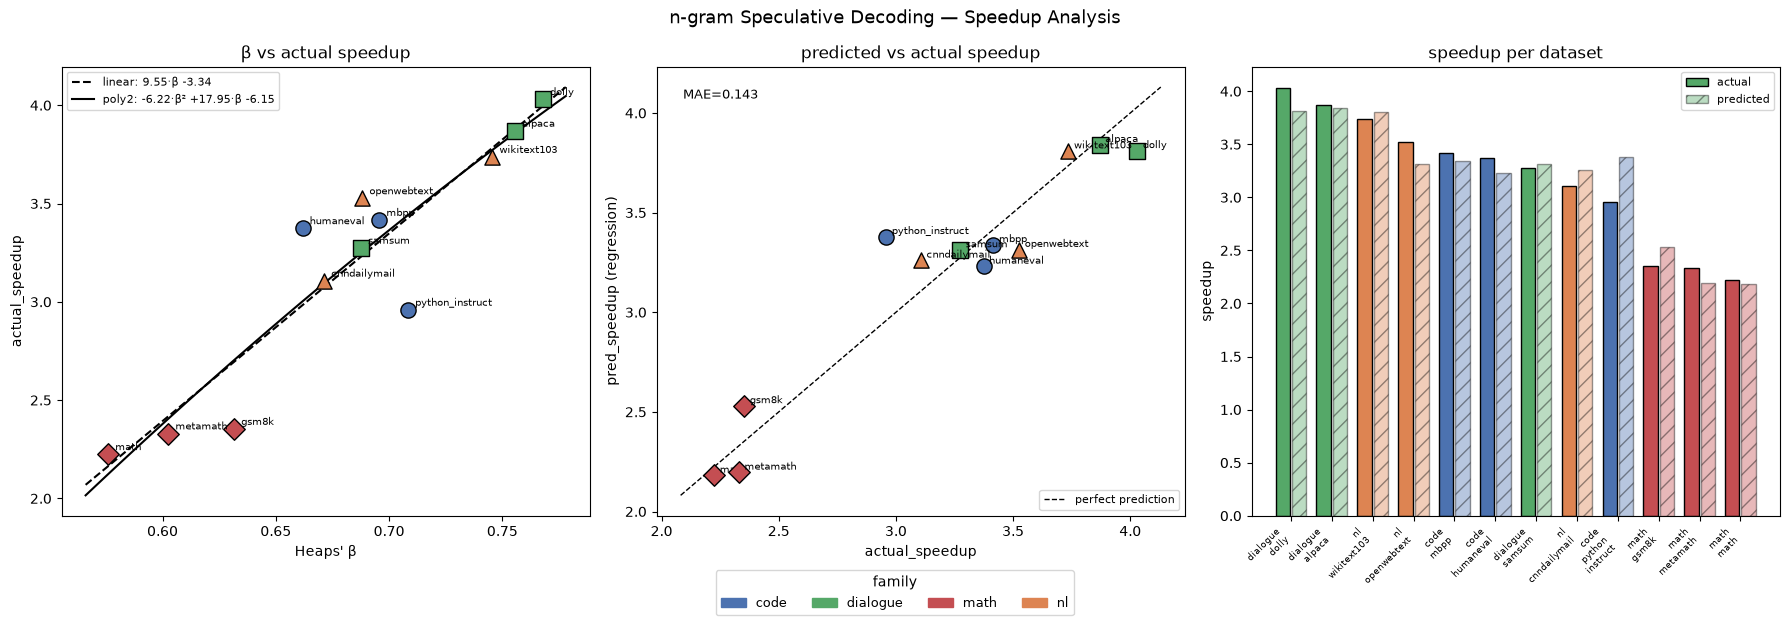

Python code for this plot:
"""3-panel speedup plot: (1) β vs actual + fit line, (2) predicted vs actual, (3) bar chart."""
import json
from pathlib import Path

import numpy as np
import matplotlib.pyplot as plt
import matplotlib.patches as mpatches

HERE = Path(__file__).parent
COLORS = {"code": "#4C72B0", "dialogue": "#55A868", "math": "#C44E52", "nl": "#DD8452"}
MARKERS = {"code": "o", "dialogue": "s", "math": "D", "nl": "^"}


def _load():
    rows = [json.loads(f.read_text()) for f in sorted((HERE / "results").glob("*.json"))]
    rows.sort(key=lambda r: (r["family"], r["dataset_id"]))
    bench = json.loads((HERE / "bench_results.json").read_text())
    return rows, bench


def plot(out_stem="speedup_plot"):
    rows, bench = _load()
    paired = [(r, bench[r["dataset_id"]]) for r in rows if r["dataset_id"] in bench]
    if not paired:
        print("no bench_results.json — run `python run.py` first")
        return

    betas = np.array([r["heaps"]["beta"] for r, _ in paired])
    actual = np.array([b["actual_speedup"] for _, b in paired])
    from speedup import predict
    pred = predict(rows, bench)
    est = np.array([pred[r["dataset_id"]] for r, _ in paired])
    labels = [r["dataset_id"].replace("_", "\n") for r, _ in paired]
    families = [r["family"] for r, _ in paired]
    c_arr = [COLORS[f] for f in families]
    m_arr = [MARKERS[f] for f in families]

    # fit lines: linear and degree-2 polynomial on β
    beta_line = np.linspace(betas.min() - 0.01, betas.max() + 0.01, 100)
    coef1 = np.polyfit(betas, actual, 1)
    fit_line1 = np.polyval(coef1, beta_line)
    coef2 = np.polyfit(betas, actual, 2)
    fit_line2 = np.polyval(coef2, beta_line)

    fig, axes = plt.subplots(1, 3, figsize=(18, 6))

    # ── panel 1: β vs actual_speedup + fit line ───────────────────────────────
    ax = axes[0]
    for (r, b), c, m in zip(paired, c_arr, m_arr):
        ax.scatter(r["heaps"]["beta"], b["actual_speedup"],
                   color=c, marker=m, s=120, edgecolors="black", zorder=3)
        ax.annotate(r["dataset_id"].split("_", 1)[1],
                    (r["heaps"]["beta"], b["actual_speedup"]),
                    fontsize=7, textcoords="offset points", xytext=(5, 3))
    ax.plot(beta_line, fit_line1, "k--", lw=1.5,
            label=f"linear: {coef1[0]:.2f}·β {coef1[1]:+.2f}")
    ax.plot(beta_line, fit_line2, "k-", lw=1.5,
            label=f"poly2: {coef2[0]:.2f}·β² {coef2[1]:+.2f}·β {coef2[2]:+.2f}")
    ax.set_xlabel("Heaps' β")
    ax.set_ylabel("actual_speedup")
    ax.set_title("β vs actual speedup")
    ax.legend(fontsize=8)

    # ── panel 2: predicted vs actual scatter (diagonal = perfect) ─────────────
    ax = axes[1]
    lo, hi = min(actual.min(), est.min()) - 0.1, max(actual.max(), est.max()) + 0.1
    ax.plot([lo, hi], [lo, hi], "k--", lw=1, label="perfect prediction")
    for (r, b), e, c, m in zip(paired, est, c_arr, m_arr):
        ax.scatter(b["actual_speedup"], e, color=c, marker=m, s=120,
                   edgecolors="black", zorder=3)
        ax.annotate(r["dataset_id"].split("_", 1)[1],
                    (b["actual_speedup"], e),
                    fontsize=7, textcoords="offset points", xytext=(4, 2))
    ax.set_xlabel("actual_speedup")
    ax.set_ylabel("pred_speedup (regression)")
    ax.set_title("predicted vs actual speedup")
    mae = float(np.abs(est - actual).mean())
    ax.text(0.05, 0.95, f"MAE={mae:.3f}", transform=ax.transAxes,
            fontsize=9, va="top")
    ax.legend(fontsize=8)

    # ── panel 3: bar chart sorted by actual_speedup ───────────────────────────
    ax = axes[2]
    order = np.argsort(actual)[::-1]
    x = np.arange(len(order))
    bars_a = ax.bar(x - 0.2, actual[order], width=0.35,
                    color=[c_arr[i] for i in order], edgecolor="black", label="actual")
    bars_e = ax.bar(x + 0.2, est[order], width=0.35,
                    color=[c_arr[i] for i in order], edgecolor="black",
                    alpha=0.4, hatch="//", label="predicted")
    short_labels = [labels[i] for i in order]
    ax.set_xticks(x)
    ax.set_xticklabels(short_labels, fontsize=6.5, rotation=45, ha="right")
    ax.set_ylabel("speedup")
    ax.set_title("speedup per dataset")
    ax.legend(fontsize=8)

    # shared family legend
    fam_handles = [mpatches.Patch(color=COLORS[f], label=f) for f in COLORS]
    fig.legend(handles=fam_handles, title="family", loc="lower center",
               ncol=4, bbox_to_anchor=(0.5, -0.04), fontsize=9)

    fig.suptitle("n-gram Speculative Decoding — Speedup Analysis", fontsize=13)
    fig.tight_layout()
    for ext in ("png", "svg"):
        fig.savefig(HERE / f"{out_stem}.{ext}", bbox_inches="tight")
    print(f"saved {out_stem}.png / .svg")


if __name__ == "__main__":
    plot()
